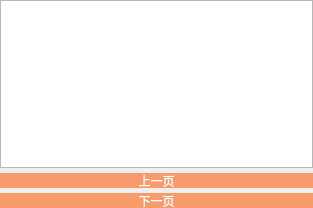
<?xml version="1.0" encoding="UTF-8"?>
<ui version="4.0">
 <class>LeftPostWidget</class>
 <widget class="QWidget" name="LeftPostWidget">
  <property name="geometry">
   <rect>
    <x>0</x>
    <y>0</y>
    <width>313</width>
    <height>208</height>
   </rect>
  </property>
  <property name="windowTitle">
   <string>Form</string>
  </property>
  <property name="autoFillBackground">
   <bool>true</bool>
  </property>
  <layout class="QVBoxLayout" name="verticalLayout">
   <property name="spacing">
    <number>0</number>
   </property>
   <property name="leftMargin">
    <number>0</number>
   </property>
   <property name="topMargin">
    <number>0</number>
   </property>
   <property name="rightMargin">
    <number>0</number>
   </property>
   <property name="bottomMargin">
    <number>0</number>
   </property>
   <item>
    <widget class="QTextBrowser" name="tb_Post"/>
   </item>
   <item>
    <widget class="QPushButton" name="pb_Previous">
     <property name="minimumSize">
      <size>
       <width>0</width>
       <height>20</height>
      </size>
     </property>
     <property name="autoFillBackground">
      <bool>false</bool>
     </property>
     <property name="styleSheet">
      <string notr="true">border:none;
color:white;
background-color: rgb(247, 155, 106);
border-radius:8px;
margin-top:5px;
</string>
     </property>
     <property name="text">
      <string>上一页</string>
     </property>
    </widget>
   </item>
   <item>
    <widget class="QPushButton" name="pb_Next">
     <property name="minimumSize">
      <size>
       <width>0</width>
       <height>20</height>
      </size>
     </property>
     <property name="autoFillBackground">
      <bool>false</bool>
     </property>
     <property name="styleSheet">
      <string notr="true">border:none;
color:white;
background-color: rgb(247, 155, 106);
border-radius:8px;
margin-top:5px;
</string>
     </property>
     <property name="text">
      <string>下一页</string>
     </property>
    </widget>
   </item>
  </layout>
 </widget>
 <resources/>
 <connections/>
</ui>
